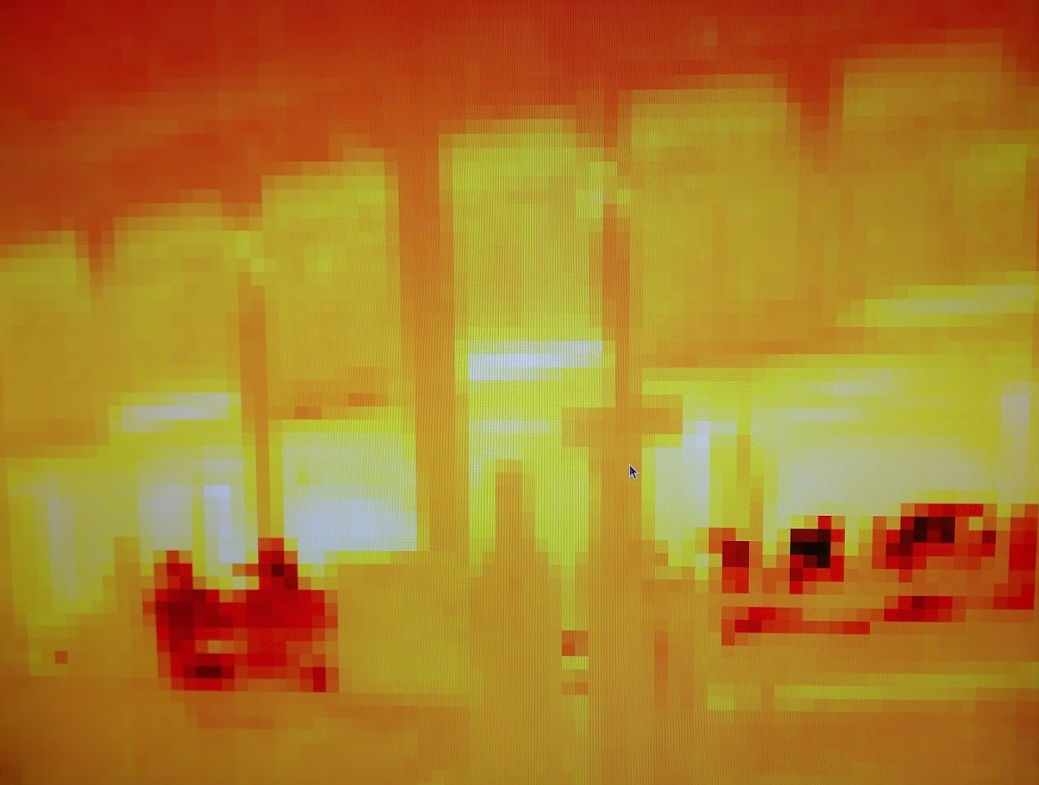
//> input picture thermal-cv/dev/img/ir_people_0.tif, 1039 x 785 px
$ ./test ../img/ir_people_0.tif   (built with g++ and OpenCV 4)
//> lines starting //> are read from the running program, lines starting //| are printed output that depends on the picture
#include "opencv2/imgproc/imgproc.hpp"
#include "opencv2/highgui/highgui.hpp"
#include <stdlib.h>
#include <stdio.h>

#define odd(x) (x%2==0) ? x+1 : x

using namespace cv;

int threshold_value = 108;
int blur_value = 3;

Mat bin_thresh(Mat img);

int main(int argc, char **argv) {
  Mat src, src_gray, gray_cont, bin, dst;
  src = imread(argv[1], 1);
//> src is the input picture: 785 rows x 1039 cols, CV_8UC3; mean B, G, R 42.4, 125.5, 174.2
  cvtColor(src, src_gray, CV_BGR2GRAY);
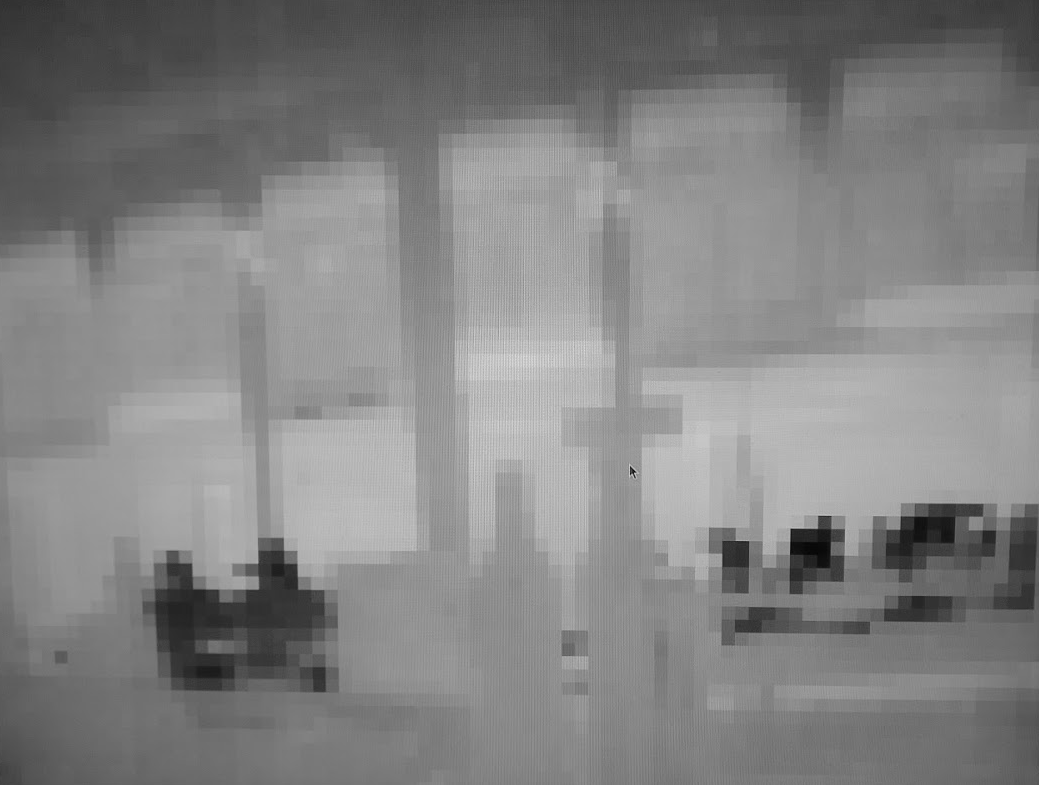
//> src_gray: 785 rows x 1039 cols, CV_8UC1; min 3, max 221, mean 130.5

  namedWindow("Test", CV_WINDOW_NORMAL);
  createTrackbar("Value", "Test",&threshold_value, 255);
  createTrackbar("Blur", "Test", &blur_value, 15);

  bool run = true;
  while(run) {
    src_gray.convertTo(gray_cont, -1, 2, 1);
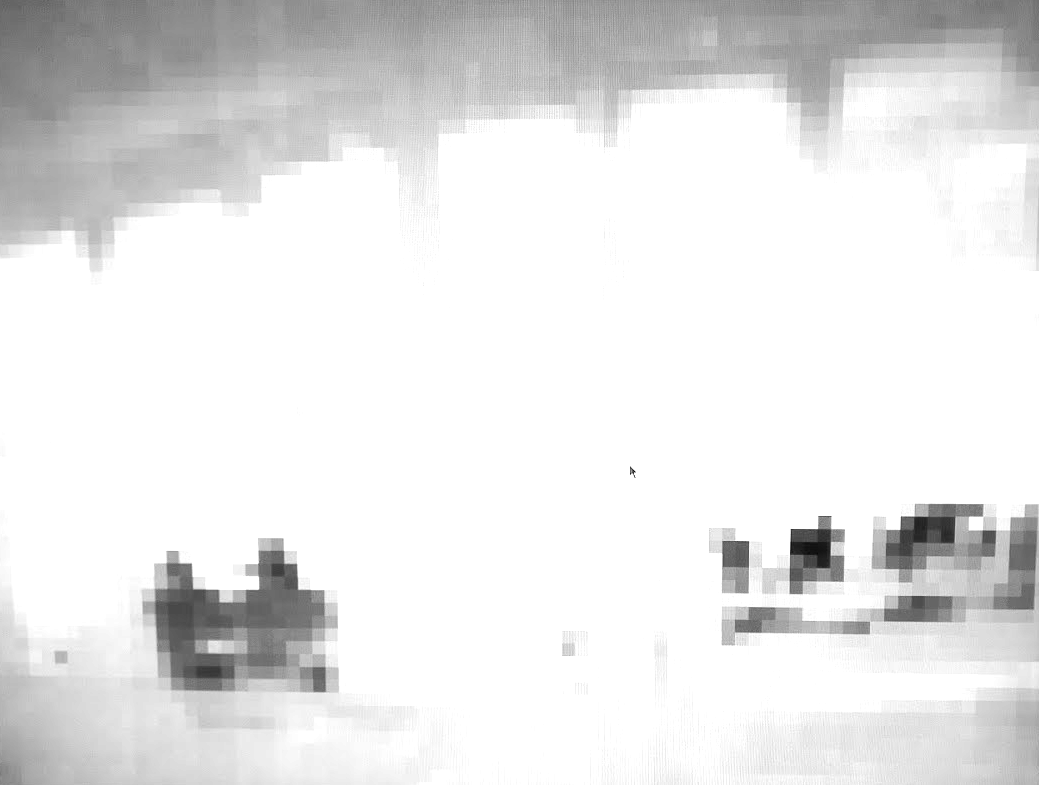
//> gray_cont: 785 rows x 1039 cols, CV_8UC1; min 7, max 255, mean 229.9
    bin = bin_thresh(gray_cont);
    medianBlur(bin, dst, odd(blur_value));
    imshow("Test", dst);
    char c;
    c = waitKey(20);
//> the Esc key is pressed
    switch (c) {
      case 27:
        run = false;
        break;
    }
  }
}

Mat bin_thresh(Mat src) {
  Mat dst;
  threshold(src, dst, threshold_value, 255, 3);
  return dst;
}

$ run again, on thermal-cv/dev/img/ir_people_1_far.tif
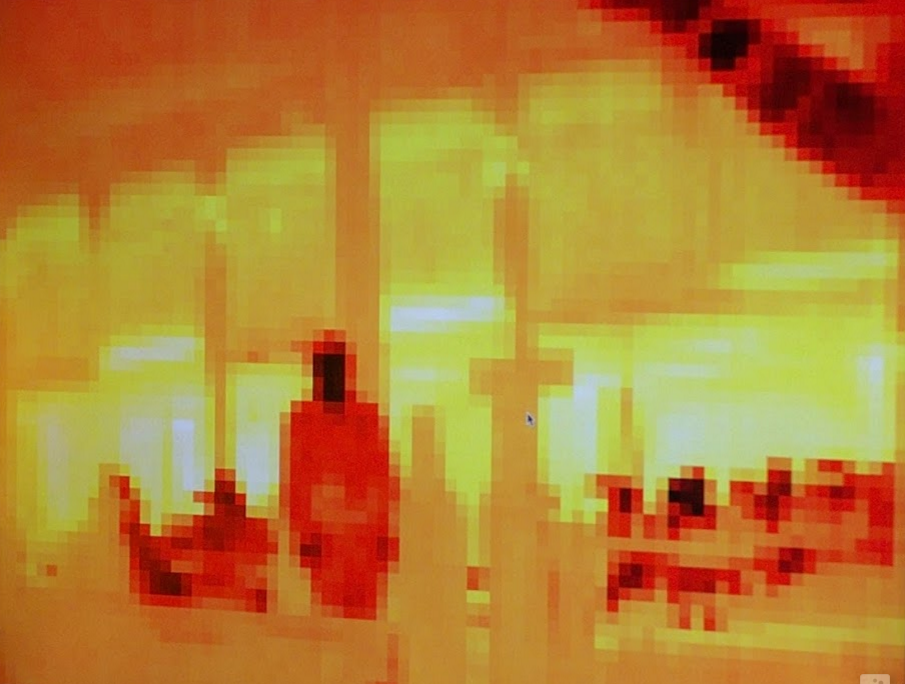
//> input picture thermal-cv/dev/img/ir_people_1_far.tif, 905 x 684 px
//> src is the input picture: 684 rows x 905 cols, CV_8UC3; mean B, G, R 52.2, 128.6, 182.1
//> `cvtColor(src, src_gray, CV_BGR2GRAY);`:
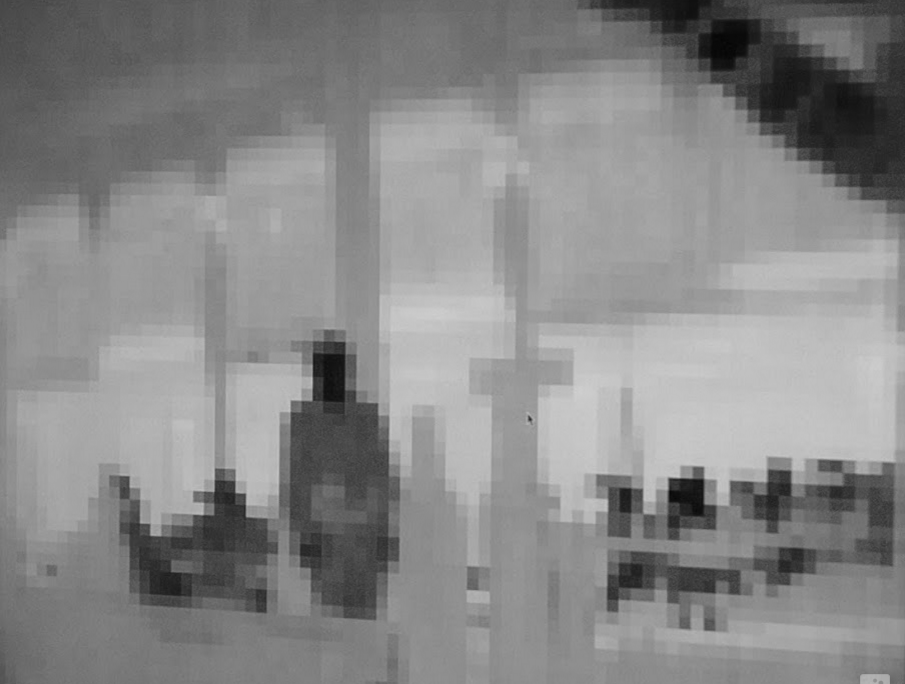
//> src_gray: 684 rows x 905 cols, CV_8UC1; min 4, max 208, mean 135.9
//> in bin_thresh, `threshold(src, dst, threshold_value, 255, 3);`:
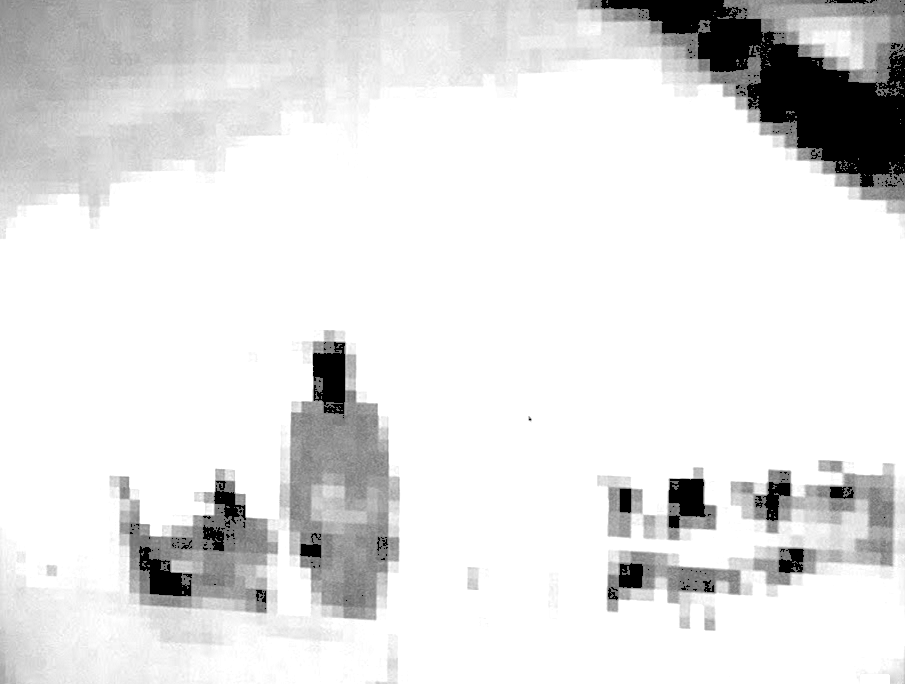
//> dst: 684 rows x 905 cols, CV_8UC1; min 0, max 255, mean 226.7

$ run again, on thermal-cv/dev/img/pigs.bmp
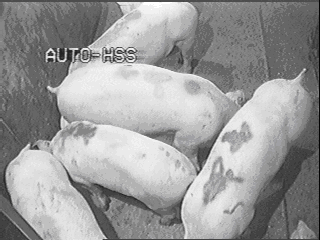
//> input picture thermal-cv/dev/img/pigs.bmp, 320 x 240 px
//> src is the input picture: 240 rows x 320 cols, CV_8UC3; mean B, G, R 154.3, 154.2, 154.2
//> `src_gray.convertTo(gray_cont, -1, 2, 1);`:
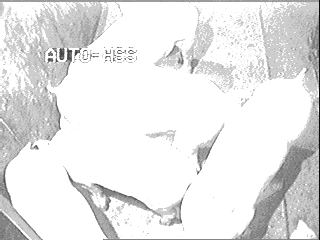
//> gray_cont: 240 rows x 320 cols, CV_8UC1; min 9, max 255, mean 231
//> `medianBlur(bin, dst, odd(blur_value));`:
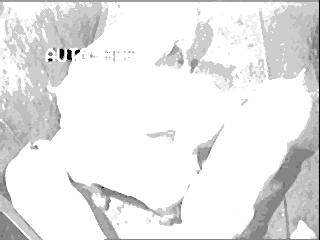
//> dst: 240 rows x 320 cols, CV_8UC1; min 0, max 255, mean 231.6
